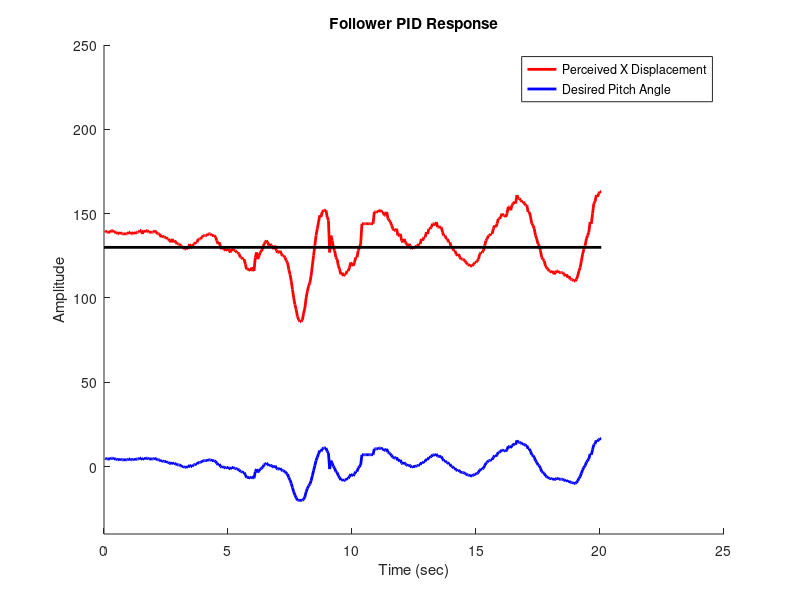

This chart was generated by the following MATLAB code:
clc; close all; hold off;
%% PARSE TEXT FILE
dataIn = textread('fake_flying2.csv', '', 'delimiter', ',', ... 
                'emptyvalue', NaN);
            
%% DEFINE FILTER
yaw = dataIn(:,2);
pitch = dataIn(:,3);
roll = dataIn(:,4);
disp_x = dataIn(:,9);
disp_y = dataIn(:,10);
disp_z = dataIn(:,11);

t = 1:length(yaw);
t = t./20;
%plot(t,yaw,'-r','LineWidth',2);
%hold on;
%plot(t,pitch,'b','LineWidth',2);
%plot(t,roll,'g','LineWidth',2);

xlabel('Time (sec)');
ylabel('Angle (degrees)');
title('Following Angle Response');
ylim([-40 40]);


%% Angle Response

disp_x = disp_x(300:700);
t = 1:length(disp_x);
t = t./20;

pitch_des = 0.5*(disp_x-130);
for i = 1:length(pitch_des)
    if pitch_des(i) > 20
        pitch_des(i) = 20;
    elseif pitch_des(i) < -20
        pitch_des(i) = -20;
    end
end

hold on;
plot(t,disp_x,'-r','LineWidth',2);
plot(t,pitch_des,'b','LineWidth',2);
plot([0 max(t)],[130 130], 'k', 'LineWidth',2);

xlabel('Time (sec)');
ylabel('Amplitude');
title('Follower PID Response');
ylim([-40 250]);
legend('Perceived X Displacement','Desired Pitch Angle');
